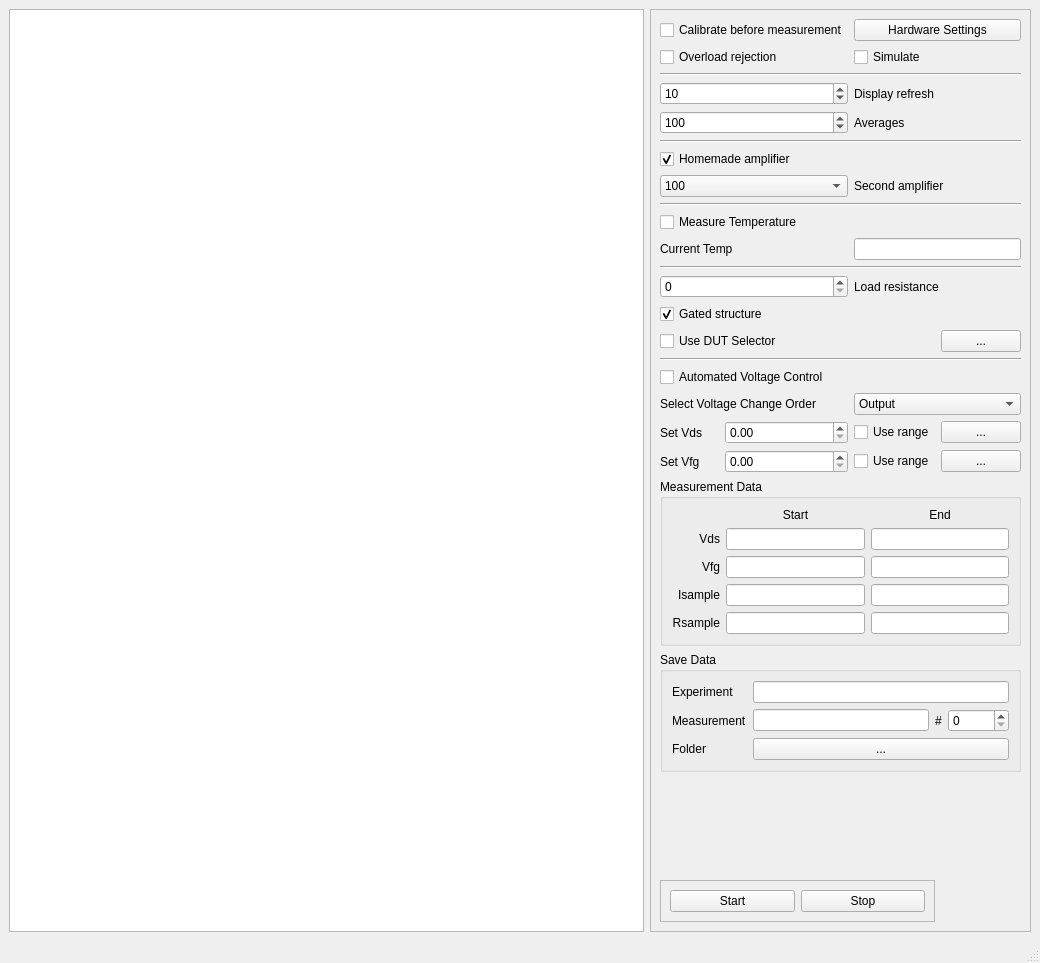
<?xml version="1.0" encoding="UTF-8"?>
<ui version="4.0">
 <class>MainWindow</class>
 <widget class="QMainWindow" name="MainWindow">
  <property name="geometry">
   <rect>
    <x>0</x>
    <y>0</y>
    <width>1040</width>
    <height>963</height>
   </rect>
  </property>
  <property name="windowTitle">
   <string>MainWindow</string>
  </property>
  <widget class="QWidget" name="centralwidget">
   <layout class="QGridLayout" name="gridLayout_3">
    <item row="0" column="0">
     <widget class="GraphicsLayoutWidget" name="ui_plot"/>
    </item>
    <item row="0" column="1">
     <widget class="QFrame" name="frame">
      <property name="sizePolicy">
       <sizepolicy hsizetype="Preferred" vsizetype="Preferred">
        <horstretch>0</horstretch>
        <verstretch>0</verstretch>
       </sizepolicy>
      </property>
      <property name="frameShape">
       <enum>QFrame::StyledPanel</enum>
      </property>
      <property name="frameShadow">
       <enum>QFrame::Raised</enum>
      </property>
      <layout class="QGridLayout" name="gridLayout_2">
       <item row="12" column="1" colspan="3">
        <widget class="QSpinBox" name="ui_load_resistance"/>
       </item>
       <item row="3" column="4" colspan="2">
        <widget class="QLabel" name="label">
         <property name="text">
          <string>Display refresh</string>
         </property>
        </widget>
       </item>
       <item row="6" column="1" colspan="5">
        <widget class="QCheckBox" name="ui_use_homemade_amplifier">
         <property name="text">
          <string>Homemade amplifier</string>
         </property>
         <property name="checked">
          <bool>true</bool>
         </property>
        </widget>
       </item>
       <item row="15" column="1" colspan="5">
        <widget class="Line" name="line_5">
         <property name="orientation">
          <enum>Qt::Horizontal</enum>
         </property>
        </widget>
       </item>
       <item row="17" column="1" colspan="3">
        <widget class="QLabel" name="label_18">
         <property name="text">
          <string>Select Voltage Change Order</string>
         </property>
        </widget>
       </item>
       <item row="7" column="1" colspan="3">
        <widget class="QComboBox" name="ui_second_amp_coeff">
         <property name="currentIndex">
          <number>4</number>
         </property>
         <property name="frame">
          <bool>true</bool>
         </property>
         <item>
          <property name="text">
           <string>1</string>
          </property>
         </item>
         <item>
          <property name="text">
           <string>10</string>
          </property>
         </item>
         <item>
          <property name="text">
           <string>20</string>
          </property>
         </item>
         <item>
          <property name="text">
           <string>50</string>
          </property>
         </item>
         <item>
          <property name="text">
           <string>100</string>
          </property>
         </item>
         <item>
          <property name="text">
           <string>200</string>
          </property>
         </item>
        </widget>
       </item>
       <item row="17" column="4" colspan="2">
        <widget class="QComboBox" name="ui_meas_characteristic_type">
         <property name="currentIndex">
          <number>0</number>
         </property>
         <item>
          <property name="text">
           <string>Output</string>
          </property>
         </item>
         <item>
          <property name="text">
           <string>Transfer</string>
          </property>
         </item>
        </widget>
       </item>
       <item row="0" column="4" colspan="2">
        <widget class="QPushButton" name="ui_open_hardware_settings">
         <property name="text">
          <string>Hardware Settings</string>
         </property>
        </widget>
       </item>
       <item row="11" column="1" colspan="5">
        <widget class="Line" name="line_4">
         <property name="orientation">
          <enum>Qt::Horizontal</enum>
         </property>
        </widget>
       </item>
       <item row="2" column="1" colspan="5">
        <widget class="Line" name="line">
         <property name="orientation">
          <enum>Qt::Horizontal</enum>
         </property>
        </widget>
       </item>
       <item row="12" column="4" colspan="2">
        <widget class="QLabel" name="label_4">
         <property name="text">
          <string>Load resistance</string>
         </property>
        </widget>
       </item>
       <item row="5" column="1" colspan="5">
        <widget class="Line" name="line_2">
         <property name="orientation">
          <enum>Qt::Horizontal</enum>
         </property>
        </widget>
       </item>
       <item row="10" column="4" colspan="2">
        <widget class="QLineEdit" name="ui_current_temp"/>
       </item>
       <item row="10" column="1" colspan="3">
        <widget class="QLabel" name="label_5">
         <property name="text">
          <string>Current Temp</string>
         </property>
        </widget>
       </item>
       <item row="9" column="1" colspan="5">
        <widget class="QCheckBox" name="ui_need_meas_temp">
         <property name="text">
          <string>Measure Temperature</string>
         </property>
        </widget>
       </item>
       <item row="4" column="4" colspan="2">
        <widget class="QLabel" name="label_2">
         <property name="text">
          <string>Averages</string>
         </property>
        </widget>
       </item>
       <item row="8" column="1" colspan="5">
        <widget class="Line" name="line_3">
         <property name="orientation">
          <enum>Qt::Horizontal</enum>
         </property>
        </widget>
       </item>
       <item row="7" column="4" colspan="2">
        <widget class="QLabel" name="label_3">
         <property name="text">
          <string>Second amplifier</string>
         </property>
        </widget>
       </item>
       <item row="14" column="5">
        <widget class="QPushButton" name="transistorSelector">
         <property name="text">
          <string>...</string>
         </property>
        </widget>
       </item>
       <item row="13" column="1" colspan="5">
        <widget class="QCheckBox" name="ui_meas_gated_structure">
         <property name="text">
          <string>Gated structure</string>
         </property>
         <property name="checked">
          <bool>true</bool>
         </property>
        </widget>
       </item>
       <item row="4" column="1" colspan="3">
        <widget class="QSpinBox" name="ui_averages">
         <property name="minimum">
          <number>1</number>
         </property>
         <property name="maximum">
          <number>10000</number>
         </property>
         <property name="value">
          <number>100</number>
         </property>
        </widget>
       </item>
       <item row="3" column="1" colspan="3">
        <widget class="QSpinBox" name="ui_display_refresh">
         <property name="minimum">
          <number>1</number>
         </property>
         <property name="maximum">
          <number>1000</number>
         </property>
         <property name="value">
          <number>10</number>
         </property>
        </widget>
       </item>
       <item row="0" column="1" colspan="3">
        <widget class="QCheckBox" name="ui_calibrate">
         <property name="text">
          <string>Calibrate before measurement</string>
         </property>
        </widget>
       </item>
       <item row="18" column="4">
        <widget class="QCheckBox" name="ui_use_set_vds_range">
         <property name="text">
          <string>Use range</string>
         </property>
        </widget>
       </item>
       <item row="18" column="5">
        <widget class="QPushButton" name="VdsRange">
         <property name="text">
          <string>...</string>
         </property>
        </widget>
       </item>
       <item row="18" column="1">
        <widget class="QLabel" name="label_15">
         <property name="text">
          <string>Set Vds</string>
         </property>
        </widget>
       </item>
       <item row="26" column="1" colspan="2">
        <spacer name="verticalSpacer">
         <property name="orientation">
          <enum>Qt::Vertical</enum>
         </property>
         <property name="sizeHint" stdset="0">
          <size>
           <width>20</width>
           <height>40</height>
          </size>
         </property>
        </spacer>
       </item>
       <item row="23" column="1">
        <widget class="QLabel" name="label_16">
         <property name="text">
          <string>Set Vfg</string>
         </property>
        </widget>
       </item>
       <item row="23" column="2" colspan="2">
        <widget class="QDoubleSpinBox" name="ui_front_gate_voltage"/>
       </item>
       <item row="23" column="4">
        <widget class="QCheckBox" name="ui_use_set_vfg_range">
         <property name="text">
          <string>Use range</string>
         </property>
        </widget>
       </item>
       <item row="23" column="5">
        <widget class="QPushButton" name="VfgRange">
         <property name="text">
          <string>...</string>
         </property>
        </widget>
       </item>
       <item row="14" column="1" colspan="4">
        <widget class="QCheckBox" name="ui_use_dut_selector">
         <property name="text">
          <string>Use DUT Selector</string>
         </property>
        </widget>
       </item>
       <item row="18" column="2" colspan="2">
        <widget class="QDoubleSpinBox" name="ui_drain_source_voltage"/>
       </item>
       <item row="16" column="1" colspan="5">
        <widget class="QCheckBox" name="ui_use_automated_voltage_control">
         <property name="text">
          <string>Automated Voltage Control</string>
         </property>
        </widget>
       </item>
       <item row="24" column="1" colspan="5">
        <widget class="QGroupBox" name="groupBox">
         <property name="sizePolicy">
          <sizepolicy hsizetype="Preferred" vsizetype="Maximum">
           <horstretch>0</horstretch>
           <verstretch>0</verstretch>
          </sizepolicy>
         </property>
         <property name="title">
          <string>Measurement Data</string>
         </property>
         <layout class="QGridLayout" name="gridLayout">
          <item row="2" column="1">
           <widget class="QLineEdit" name="front_gate_voltage_start">
            <property name="enabled">
             <bool>true</bool>
            </property>
            <property name="text">
             <string/>
            </property>
            <property name="readOnly">
             <bool>true</bool>
            </property>
           </widget>
          </item>
          <item row="3" column="0">
           <widget class="QLabel" name="label_10">
            <property name="text">
             <string>Isample</string>
            </property>
            <property name="alignment">
             <set>Qt::AlignRight|Qt::AlignTrailing|Qt::AlignVCenter</set>
            </property>
           </widget>
          </item>
          <item row="0" column="1">
           <widget class="QLabel" name="label_6">
            <property name="text">
             <string>Start</string>
            </property>
            <property name="alignment">
             <set>Qt::AlignCenter</set>
            </property>
           </widget>
          </item>
          <item row="3" column="1">
           <widget class="QLineEdit" name="sample_current_start">
            <property name="enabled">
             <bool>true</bool>
            </property>
            <property name="text">
             <string/>
            </property>
            <property name="readOnly">
             <bool>true</bool>
            </property>
           </widget>
          </item>
          <item row="1" column="0">
           <widget class="QLabel" name="label_8">
            <property name="text">
             <string>Vds</string>
            </property>
            <property name="alignment">
             <set>Qt::AlignRight|Qt::AlignTrailing|Qt::AlignVCenter</set>
            </property>
           </widget>
          </item>
          <item row="0" column="2">
           <widget class="QLabel" name="label_7">
            <property name="text">
             <string>End</string>
            </property>
            <property name="alignment">
             <set>Qt::AlignCenter</set>
            </property>
           </widget>
          </item>
          <item row="2" column="0">
           <widget class="QLabel" name="label_9">
            <property name="text">
             <string>Vfg</string>
            </property>
            <property name="alignment">
             <set>Qt::AlignRight|Qt::AlignTrailing|Qt::AlignVCenter</set>
            </property>
           </widget>
          </item>
          <item row="2" column="2">
           <widget class="QLineEdit" name="front_gate_voltage_end">
            <property name="enabled">
             <bool>true</bool>
            </property>
            <property name="text">
             <string/>
            </property>
            <property name="readOnly">
             <bool>true</bool>
            </property>
           </widget>
          </item>
          <item row="1" column="2">
           <widget class="QLineEdit" name="sample_voltage_end">
            <property name="enabled">
             <bool>true</bool>
            </property>
            <property name="readOnly">
             <bool>true</bool>
            </property>
           </widget>
          </item>
          <item row="3" column="2">
           <widget class="QLineEdit" name="sample_current_end">
            <property name="enabled">
             <bool>true</bool>
            </property>
            <property name="text">
             <string/>
            </property>
            <property name="readOnly">
             <bool>true</bool>
            </property>
           </widget>
          </item>
          <item row="1" column="1">
           <widget class="QLineEdit" name="sample_voltage_start">
            <property name="text">
             <string/>
            </property>
            <property name="readOnly">
             <bool>true</bool>
            </property>
           </widget>
          </item>
          <item row="4" column="0">
           <widget class="QLabel" name="label_11">
            <property name="text">
             <string>Rsample</string>
            </property>
            <property name="alignment">
             <set>Qt::AlignRight|Qt::AlignTrailing|Qt::AlignVCenter</set>
            </property>
           </widget>
          </item>
          <item row="4" column="2">
           <widget class="QLineEdit" name="sample_resistance_end">
            <property name="enabled">
             <bool>true</bool>
            </property>
            <property name="text">
             <string/>
            </property>
            <property name="readOnly">
             <bool>true</bool>
            </property>
           </widget>
          </item>
          <item row="4" column="1">
           <widget class="QLineEdit" name="sample_resistance_start">
            <property name="enabled">
             <bool>true</bool>
            </property>
            <property name="text">
             <string/>
            </property>
            <property name="readOnly">
             <bool>true</bool>
            </property>
           </widget>
          </item>
         </layout>
        </widget>
       </item>
       <item row="25" column="1" colspan="5">
        <widget class="QGroupBox" name="groupBox_2">
         <property name="title">
          <string>Save Data</string>
         </property>
         <layout class="QGridLayout" name="gridLayout_4">
          <item row="0" column="0">
           <widget class="QLabel" name="label_12">
            <property name="text">
             <string>Experiment</string>
            </property>
           </widget>
          </item>
          <item row="2" column="0">
           <widget class="QLabel" name="label_14">
            <property name="text">
             <string>Folder</string>
            </property>
           </widget>
          </item>
          <item row="1" column="1">
           <widget class="QLineEdit" name="ui_measurementName"/>
          </item>
          <item row="1" column="0">
           <widget class="QLabel" name="label_13">
            <property name="text">
             <string>Measurement</string>
            </property>
           </widget>
          </item>
          <item row="1" column="2">
           <widget class="QLabel" name="label_17">
            <property name="text">
             <string>#</string>
            </property>
           </widget>
          </item>
          <item row="1" column="3">
           <widget class="QSpinBox" name="ui_measurementCount">
            <property name="maximum">
             <number>99999</number>
            </property>
           </widget>
          </item>
          <item row="0" column="1" colspan="3">
           <widget class="QLineEdit" name="ui_experimentName"/>
          </item>
          <item row="2" column="1" colspan="3">
           <widget class="QPushButton" name="folderBrowseButton">
            <property name="text">
             <string>...</string>
            </property>
           </widget>
          </item>
         </layout>
        </widget>
       </item>
       <item row="27" column="1" colspan="4">
        <widget class="QFrame" name="frame_2">
         <property name="frameShape">
          <enum>QFrame::StyledPanel</enum>
         </property>
         <property name="frameShadow">
          <enum>QFrame::Raised</enum>
         </property>
         <layout class="QHBoxLayout" name="horizontalLayout">
          <item>
           <widget class="QPushButton" name="startButton">
            <property name="text">
             <string>Start</string>
            </property>
           </widget>
          </item>
          <item>
           <widget class="QPushButton" name="stopButton">
            <property name="text">
             <string>Stop</string>
            </property>
           </widget>
          </item>
         </layout>
        </widget>
       </item>
       <item row="1" column="1" colspan="3">
        <widget class="QCheckBox" name="ui_overload_reject">
         <property name="text">
          <string>Overload rejection</string>
         </property>
        </widget>
       </item>
       <item row="1" column="4" colspan="2">
        <widget class="QCheckBox" name="ui_simulate">
         <property name="text">
          <string>Simulate</string>
         </property>
        </widget>
       </item>
      </layout>
     </widget>
    </item>
   </layout>
  </widget>
  <widget class="QMenuBar" name="menubar">
   <property name="geometry">
    <rect>
     <x>0</x>
     <y>0</y>
     <width>1040</width>
     <height>26</height>
    </rect>
   </property>
  </widget>
  <widget class="QStatusBar" name="statusbar"/>
 </widget>
 <customwidgets>
  <customwidget>
   <class>GraphicsLayoutWidget</class>
   <extends>QGraphicsView</extends>
   <header>pyqtgraph</header>
  </customwidget>
 </customwidgets>
 <resources/>
 <connections/>
</ui>
